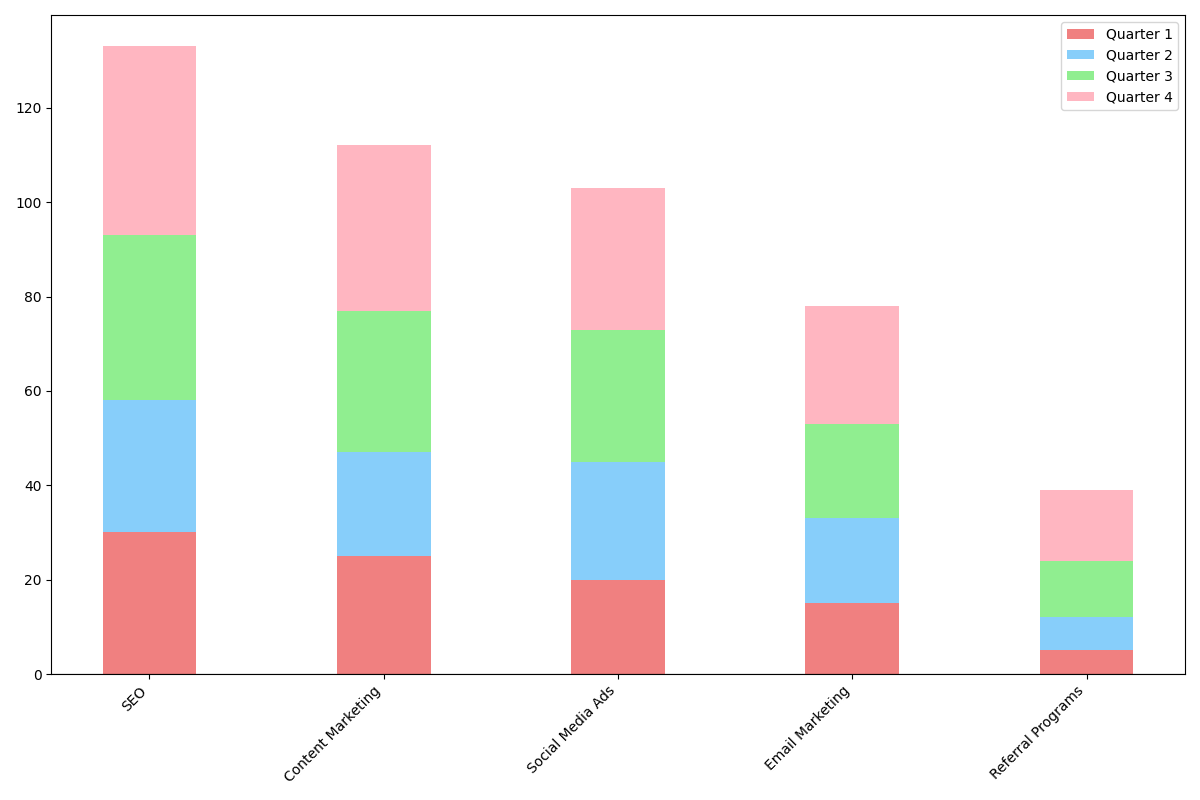

Write the Python code that produced this figure.
import matplotlib.pyplot as plt
import numpy as np

marketing_strategies = ['SEO', 'Content Marketing', 'Social Media Ads', 'Email Marketing', 'Referral Programs']
quarter1 = [30, 25, 20, 15, 5]
quarter2 = [28, 22, 25, 18, 7]
quarter3 = [35, 30, 28, 20, 12]
quarter4 = [40, 35, 30, 25, 15]

quarters = np.array([quarter1, quarter2, quarter3, quarter4])

fig, ax = plt.subplots(figsize=(12, 8))
x_indices = np.arange(len(marketing_strategies))
bar_width = 0.4

colors = ['lightcoral', 'lightskyblue', 'lightgreen', 'lightpink']

# Plot the bars for each quarter
bottom_pos = np.zeros(len(marketing_strategies))
bottom_neg = np.zeros(len(marketing_strategies))

for i, quarter_data in enumerate(quarters):
    half = len(quarter_data) // 2
    pos = quarter_data[:half]       # Positive side
    neg = quarter_data[half:]       # Negative side
    
    ax.bar(x_indices[:half], pos, width=bar_width, bottom=bottom_pos[:half], color=colors[i], label=f'Quarter {i+1}')
    ax.bar(x_indices[half:], neg, width=bar_width, bottom=bottom_neg[half:], color=colors[i])

    # Update the bottom positions
    bottom_pos[:half] += pos
    bottom_neg[half:] += neg

ax.set_xticks(x_indices)
ax.set_xticklabels(marketing_strategies, rotation=45, ha='right')
ax.axhline(0, color='black', linewidth=0.8) # Central axis

plt.legend()
plt.tight_layout()
plt.show()
